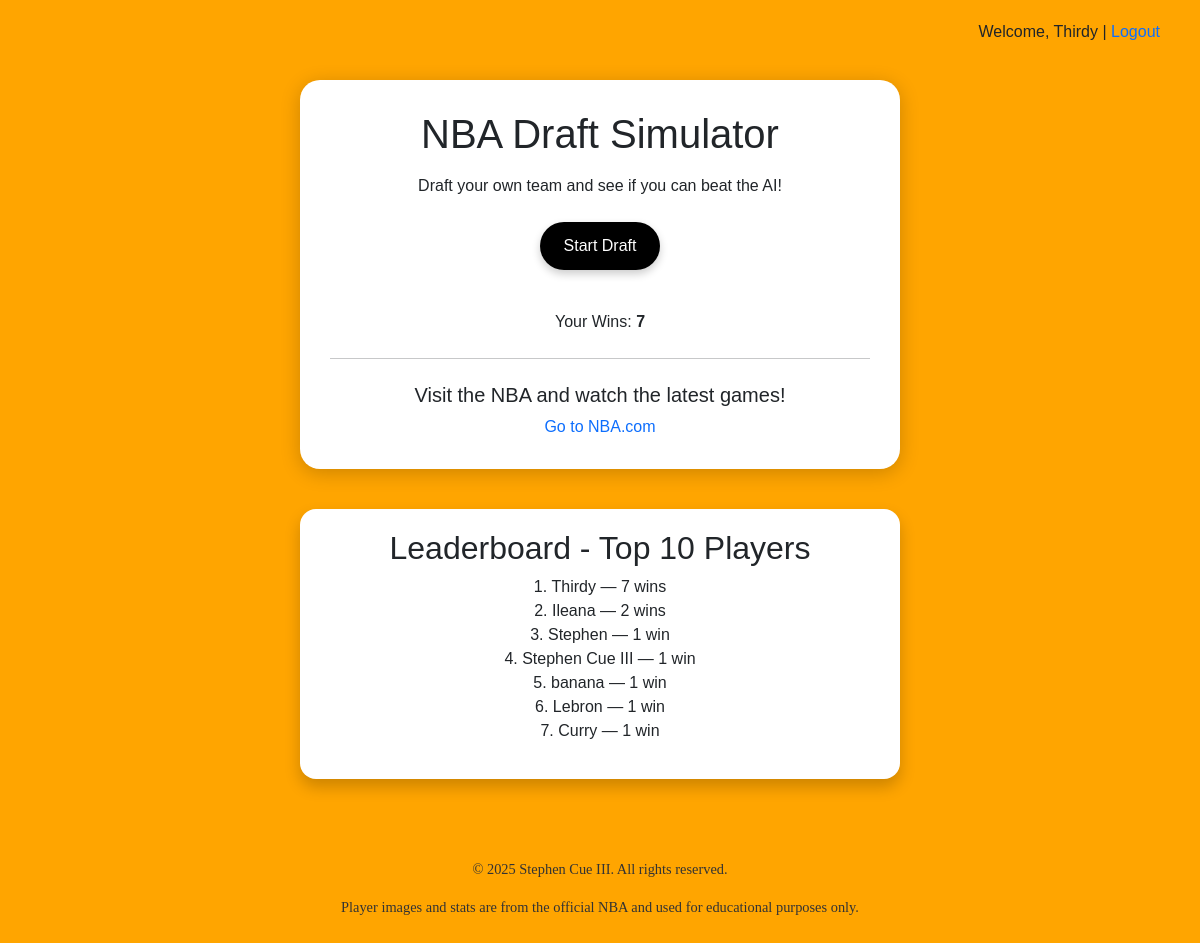
The page / (signed in) on the database its author committed.
### tables this page shows
CREATE TABLE users (
    id INTEGER PRIMARY KEY AUTOINCREMENT,
    username TEXT NOT NULL UNIQUE,
    hash TEXT NOT NULL,
    wins INTEGER DEFAULT 0
);

### app.py (the view)
@app.route("/")
def index():
    wins = 0
    username = None
    leaderboard = []
    db = get_db()
    if "user_id" in session:
        result = db.execute("SELECT username, wins FROM users WHERE id = ?",
                            (session["user_id"],)).fetchone()
        if result:
            username = result["username"]
            wins = result["wins"]
    leaderboard = db.execute(
        "SELECT username, wins FROM users ORDER BY wins DESC LIMIT 10"
    ).fetchall()
    return render_template("index.html", wins=wins, username=username, leaderboard=leaderboard)

### app.py (called while the page is built)
def get_db():
    if "db" not in g:
        g.db = sqlite3.connect(DATABASE)
        g.db.row_factory = sqlite3.Row
    return g.db

### templates/index.html (shortened to what this page needs)
<!DOCTYPE html>
<html lang="en">
    <head>
        <link rel="stylesheet" href="https://cdn.jsdelivr.net/npm/bootstrap@5.3.2/dist/css/bootstrap.min.css">
        <link href="/static/styles.css" rel="stylesheet">
    </head>
    <body class="index-body">
        <div class="nav-links">
            {% if username %}
                Welcome, {{ username }} | <a href="/logout">Logout</a>
            {% else %}
                <a href="/login">Login</a> | <a href="/register">Register</a>
            {% endif %}
        </div>
        <div class="content-box">
            <h1 class="mb-3">NBA Draft Simulator</h1>
            <p class="mb-4">Draft your own team and see if you can beat the AI!</p>
            <a href="/draft" class="btn btn-custom mb-3">Start Draft</a>
            {% if username %}
                <p class="mt-4">Your Wins: <strong>{{ wins }}</strong></p>
            {% endif %}
            <hr class="my-4">
            <h5>Visit the NBA and watch the latest games!</h5>
            <a href="https://nba.com" target="_blank">Go to NBA.com</a>
        </div>
        {% if leaderboard %}
            <div class="leaderboard">
                <h2>Leaderboard - Top 10 Players</h2>
                <ol>
                    {% for player in leaderboard %}
                        <li>{{ player.username }} — {{ player.wins }} win{{ 's' if player.wins != 1 else '' }}</li>
                    {% endfor %}
                </ol>
            </div>
        {% endif %}
        <footer class="site-footer">
            <p>&copy; 2025 Stephen Cue III. All rights reserved.</p>
            <p>Player images and stats are from the official NBA and used for educational purposes only.</p>
        </footer>
    </body>
</html>

### static/styles.css (style rules this page uses)
body { background-color: #ffa500; width: 85%; margin: auto; font-family: Arial, sans-serif; }
.site-footer { font-family: "Times New Roman", Times, serif; text-align: middle; margin-top: 60px; font-size: 0.9em; color: #333; padding: 20px; }
a { text-decoration: none; }
.leaderboard { margin-top: 40px; background-color: white; padding: 20px; border-radius: 16px; box-shadow: 0 8px 16px rgba(0, 0, 0, 0.2); max-width: 600px; margin-left: auto; margin-right: auto; text-align: center; }
ol { padding-left: 0; list-style-position: inside; }
.btn { background-color: white; color: black; padding: 12px 24px; border: none; border-radius: 30px; font-size: 16px; text-decoration: none; box-shadow: 0 4px 8px rgba(0, 0, 0, 0.2); transition: background-color 0.3s ease; }
.btn-custom { background-color: #000; color: #fff; border: none; }
.index-body { background-color: #ffa500; font-family: Arial, sans-serif; text-align: center; padding-top: 80px; }
.nav-links { position: absolute; top: 20px; right: 40px; }
.content-box { background-color: white; padding: 30px; border-radius: 20px; max-width: 600px; margin: auto; box-shadow: 0px 4px 20px rgba(0, 0, 0, 0.2); }

### rows shown on the page
users: username "Thirdy", wins "7", wins "s"
users: username "Ileana", wins "2", wins "s"
users: username "Stephen", wins "1"
users: username "Stephen Cue III", wins "1"
users: username "banana", wins "1"
users: username "Lebron", wins "1"
users: username "Curry", wins "1"

### other values the page prints
{{ wins }} "7"
